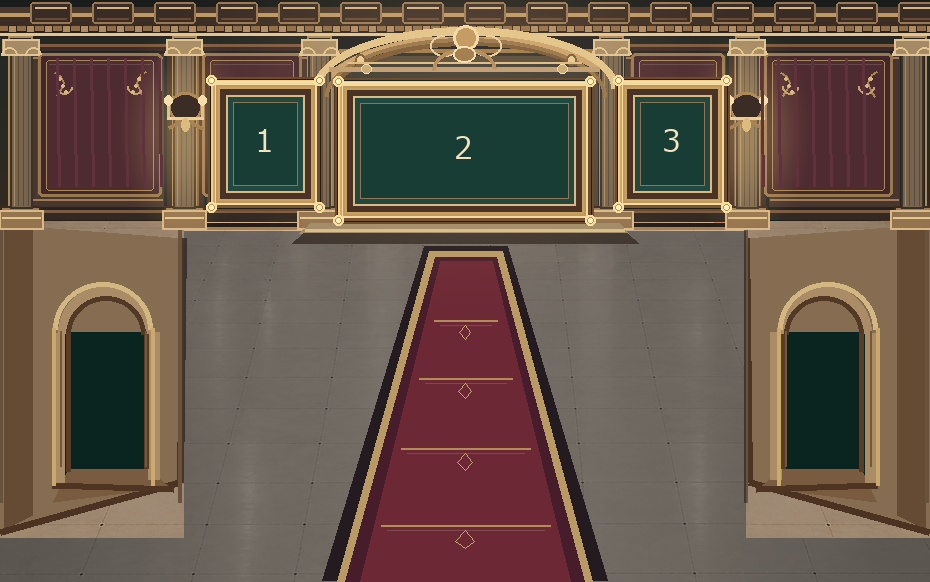
#> input picture rooms/gallery5/gallery5_palace_E.png, 930 x 582 px, found by its file name
$ python build_gallery5_v09_E_architecture.py
#> lines starting #> are read from the running program, lines starting #| are printed output that depends on the picture; after the words box and inside, x2 and y2 are one past the last pixel; in counts of white or black regions, pixels touching at a corner belong together
from PIL import Image,ImageDraw,ImageFilter
from pathlib import Path
import numpy as np
r=Path(r'C:\Users\User\source\repos\a18-gallery5-material-review')
original=Image.open(r/'rooms/gallery5/gallery5_palace_E.png').convert('RGB')
#> original is the input picture: PIL image 930x582 RGB; mean R, G, B 105.5, 88.1, 73.8
a=np.array(original).astype(np.float32);h,w=a.shape[:2]
#> after `h, w = a.shape[:2]`: h = 582; w = 930
y,x=np.mgrid[:h,:w]
# Keep all architecture, burgundy/gold/wood palette, E layout, and three slots.
# Gradual ambient light: lit rear wall, subtly shaded sidewalls, slightly brighter stone aisle.
rear=(y<225);side=((x<184)|(x>745))&(y>=225)
ambient=1+0.13*np.exp(-((x-465)/380)**2-((y-95)/170)**2)
a[rear]*=ambient[rear,None]
side_grad=(0.78+0.18*np.clip((y-220)/360,0,1))
a[side]*=side_grad[side,None]
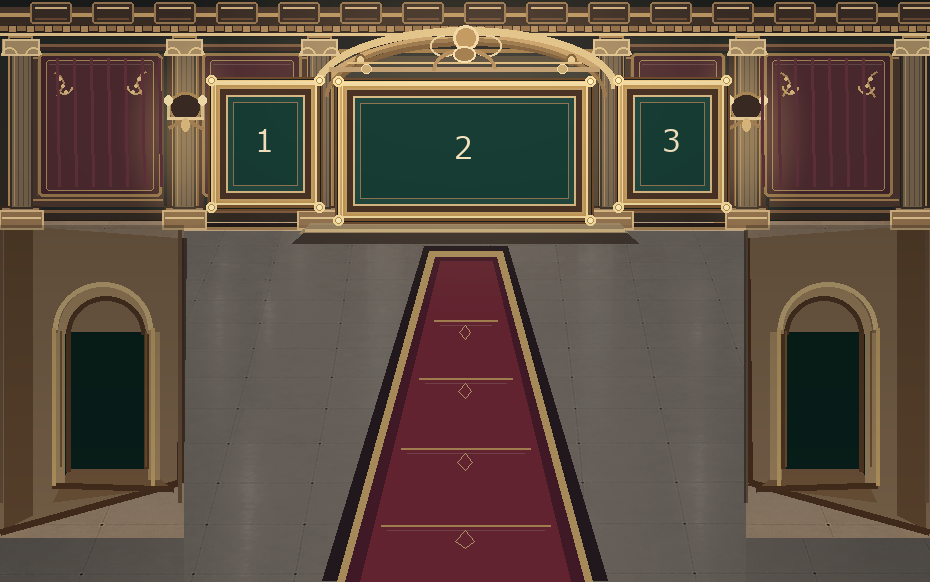
#> a: shape (582, 930, 3) float32; mean R, G, B 105, 87.8, 73.5; drawn with min black and max white
# Marble's subdued warm neutral cast; do not borrow the entrance floor.
floor=(y>=230)&(~side)&(a[:,:,0]>60)&(np.max(a,axis=2)-np.min(a,axis=2)<20)
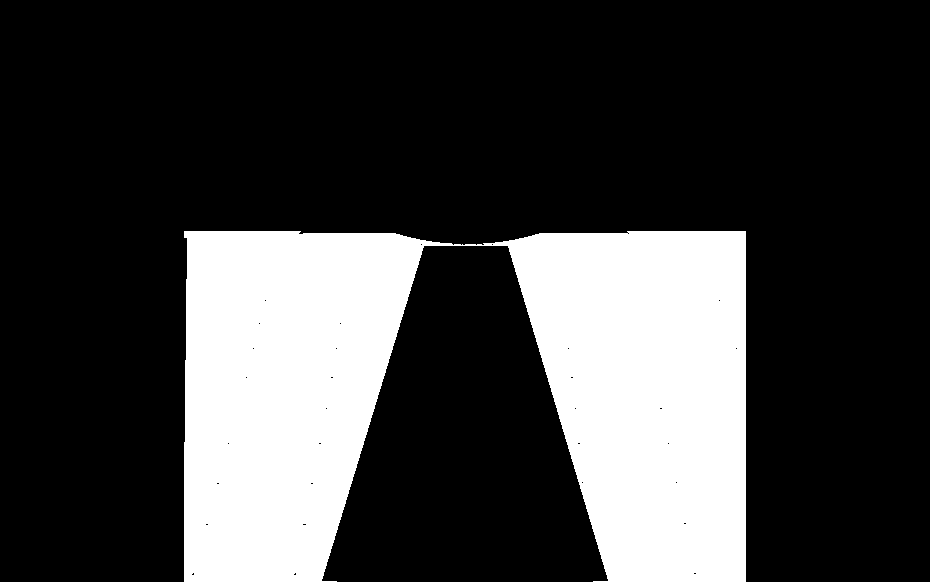
#> floor: shape (582, 930) bool; 24.5% white; 1 white region, box (x1, y1, x2, y2) and area: (184, 231, 746, 582) 132873
a[floor,0]*=1.075;a[floor,1]*=1.045;a[floor,2]*=1.005
# Very low-contrast large scale illumination, avoiding noisy marble speckling.
shine=5*np.exp(-((x-465)/260)**2-((y-365)/240)**2)
for c in range(3):a[:,:,c]+=shine*floor
im=Image.fromarray(np.uint8(np.clip(a,0,255)),'RGB')
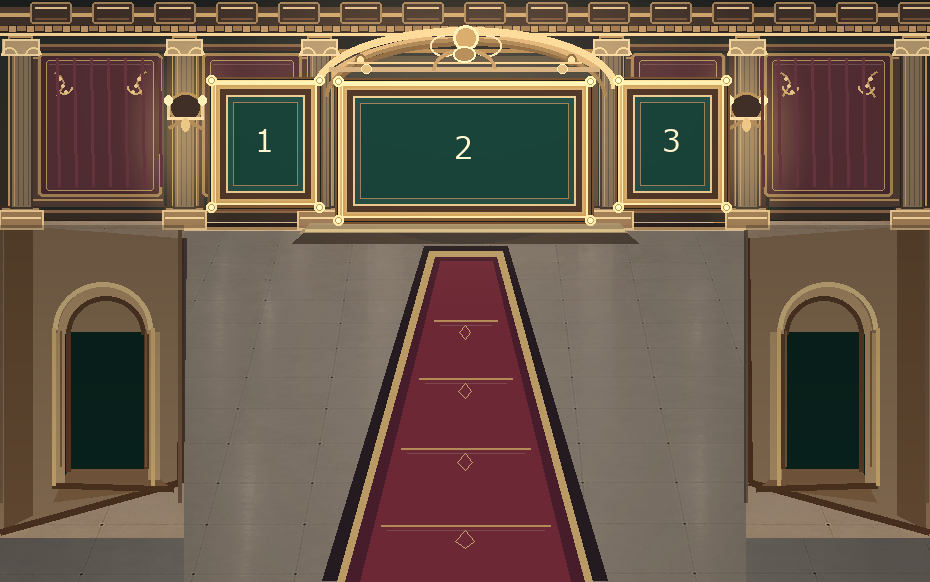
#> im: PIL image 930x582 RGB; mean R, G, B 107, 89.2, 73.9
# Physically consistent recessed portals. Retain E arches, add wall thickness / jamb shading.
d=ImageDraw.Draw(im,'RGBA')
for mirrored in (False,True):
 def p(x,y):return (929-x,y) if mirrored else (x,y)
 # Recessed inner opening darkens with depth, but original arch remains visible.
 d.polygon([p(68,334),p(133,334),p(132,467),p(68,467)],fill=(4,16,16,115))
 # Inner wood reveal gives depth without introducing a different architectural style.
 d.line([p(61,464),p(61,345),p(65,322),p(75,307),p(89,301)],fill=(40,23,15,155),width=8)
 d.line([p(139,468),p(139,344),p(134,323),p(123,308),p(109,303)],fill=(19,13,10,190),width=9)
 d.line([p(63,465),p(137,465)],fill=(160,119,77,95),width=4)
 # Side wall floor contact shadow strengthens the E perspective.
 d.polygon([p(1,535),p(184,535),p(184,547),p(0,575)],fill=(13,10,9,85))
# Gentle wall sconces, painted into the same E material.
glow=Image.new('RGBA',(w,h),(0,0,0,0));g=ImageDraw.Draw(glow,'RGBA')
#> after `glow = Image.new('RGBA', (w, h), (0, 0, 0, 0))`: glow: PIL image 930x582 RGBA; every value is 0
for cx in (185,746):
 for rad,alpha in [(76,7),(54,10),(32,15)]:
  g.ellipse((cx-rad,106-rad,cx+rad,106+rad),fill=(244,180,98,alpha))
glow=glow.filter(ImageFilter.GaussianBlur(18));im=Image.alpha_composite(im.convert('RGBA'),glow).convert('RGB')
#> after `im = Image.alpha_composite(im.convert('RGBA'), glow).convert('RGB')`:
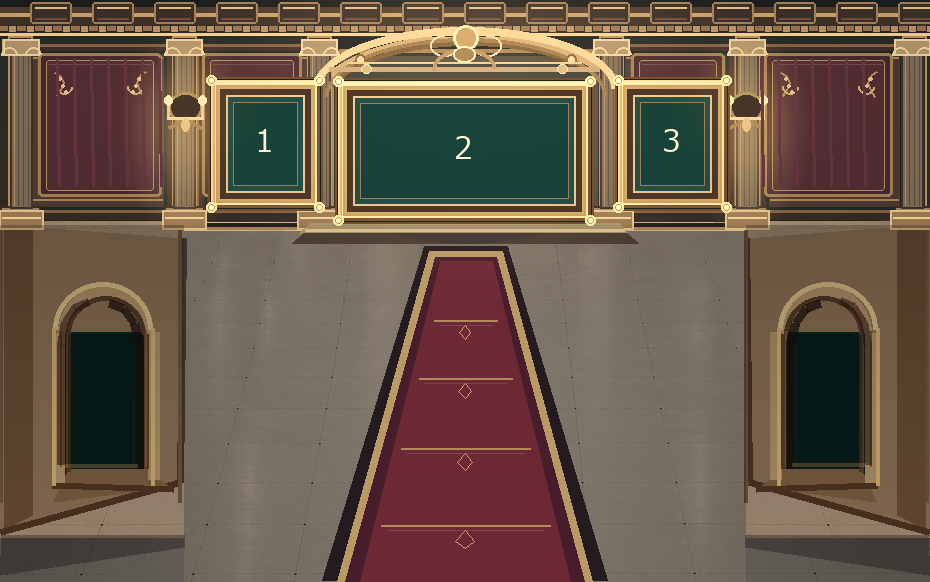
#> im: PIL image 930x582 RGB; mean R, G, B 106.4, 88.2, 73.1
p=r/'architecture-review/gallery5/gallery5_v09_E_architecture_finish_REVIEW.png';im.save(p)
print('SAVED',p,'SIZE',im.size)
#| SAVED C:\Users\User\source\repos\a18-gallery5-material-review/architecture-review/gallery5/gallery5_v09_E_architecture_finish_REVIEW.png SIZE (930, 582)

$ run again, with rooms/gallery5/gallery5_concept_A.png copied over rooms/gallery5/gallery5_palace_E.png
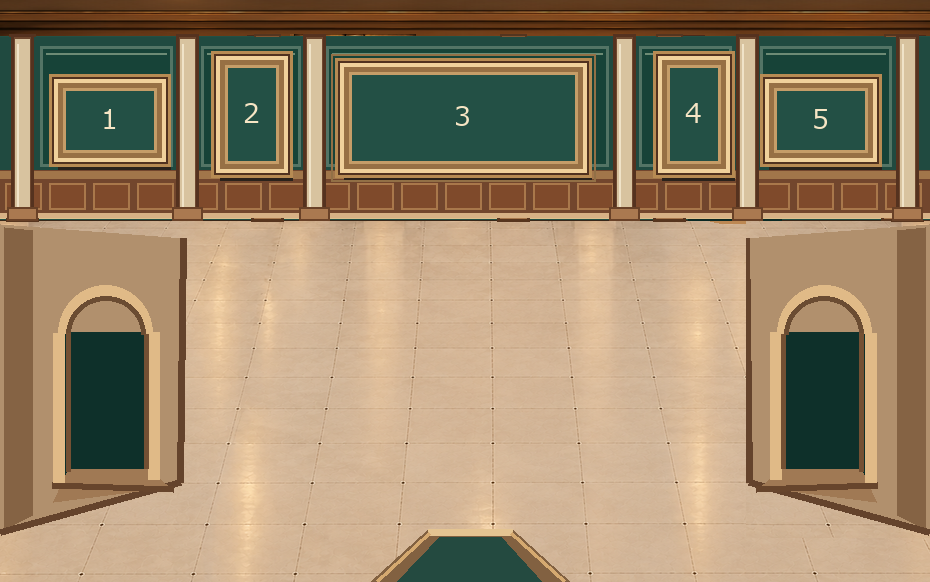
#> input picture rooms/gallery5/gallery5_concept_A.png, 930 x 582 px, found by its file name
#> original is the input picture: PIL image 930x582 RGB; mean R, G, B 155.3, 135.3, 105.9
#> `a[side]*=side_grad[side,None]`:
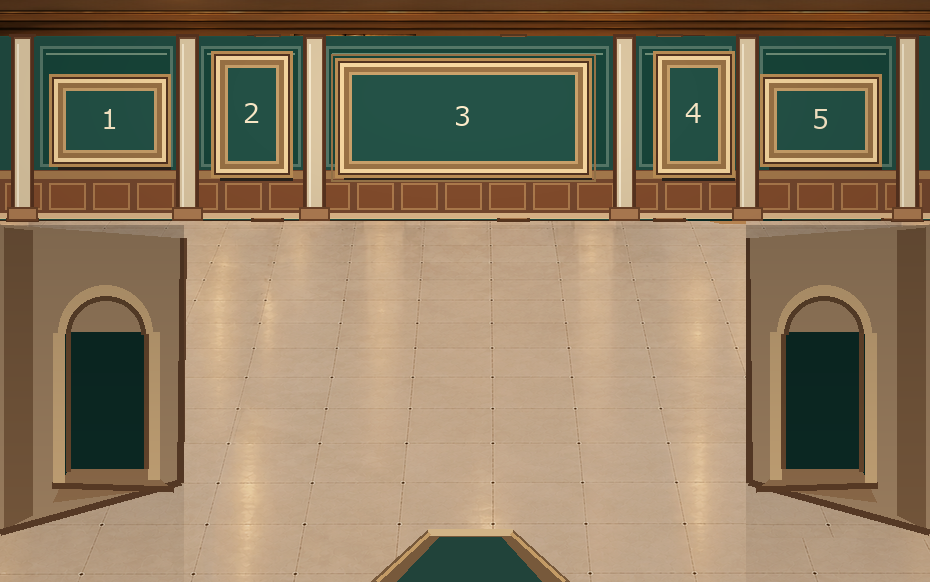
#> a: shape (582, 930, 3) float32; mean R, G, B 153.6, 134.2, 105; drawn with min black and max white
#> floor: shape (582, 930) bool; every value is 0
#> `im = Image.alpha_composite(im.convert('RGBA'), glow).convert('RGB')`:
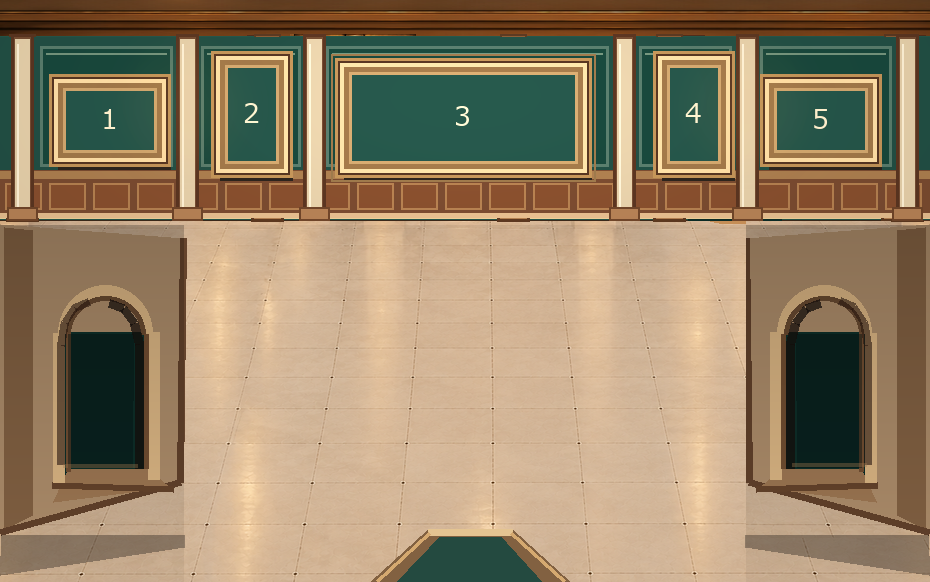
#> im: PIL image 930x582 RGB; mean R, G, B 151.7, 132.1, 103.2
#| SAVED C:\Users\User\source\repos\a18-gallery5-material-review/architecture-review/gallery5/gallery5_v09_E_architecture_finish_REVIEW.png SIZE (930, 582)
